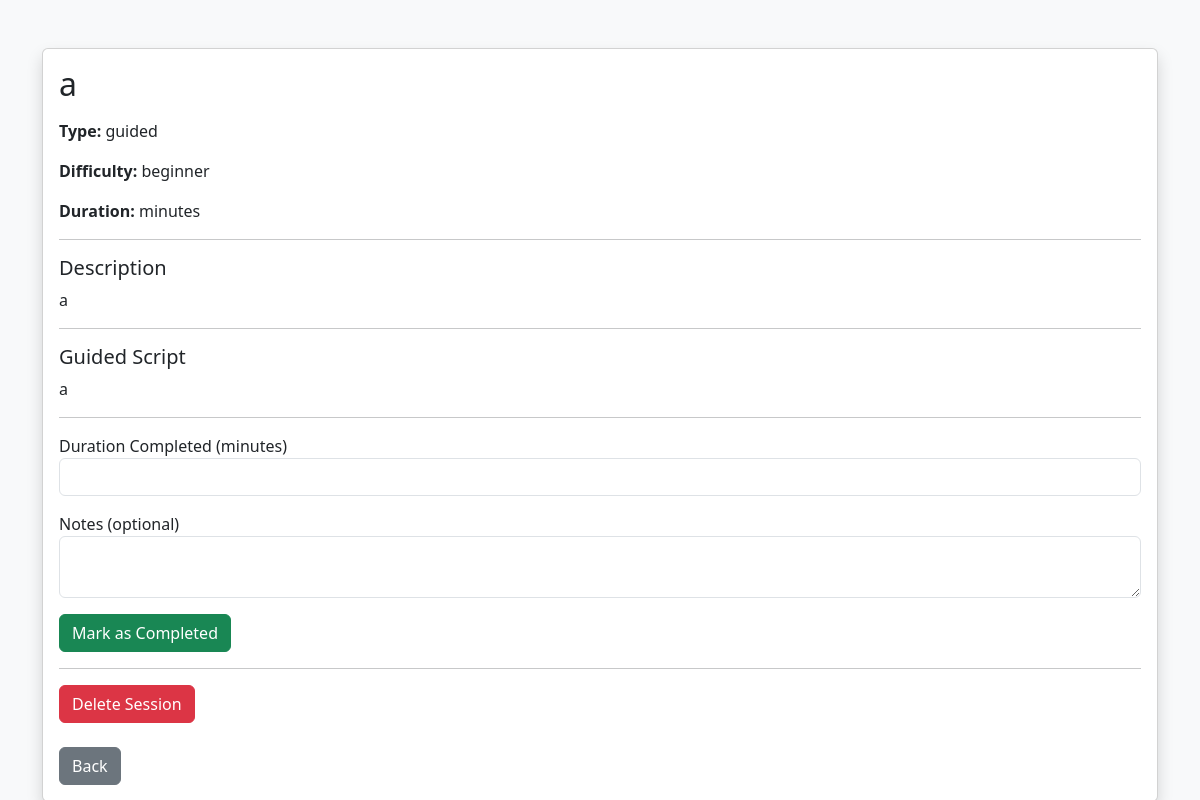
Page /meditation/1 (signed in) on the committed database.
### serenify.py (models this page shows)
class MeditationSession(db.Model):
    id = db.Column(db.Integer, primary_key=True)
    title = db.Column(db.String(100), nullable=False)
    type = db.Column(db.String(50), nullable=False)  # guided, breathing, mindfulness, body_scan
    description = db.Column(db.Text, nullable=False)
    audio_url = db.Column(db.String(200), nullable=True)
    script = db.Column(db.Text, nullable=True)
    difficulty = db.Column(db.String(20), nullable=False)
    created_by = db.Column(db.Integer, db.ForeignKey('user.id'), nullable=False)
    created_at = db.Column(db.DateTime, default=datetime.now)
    creator = db.relationship('User', backref='meditation_sessions')

### serenify.py (the view)
@app.route('/meditation/<int:session_id>')
def meditation_detail(session_id):
    if 'username' not in session:
        return redirect(url_for('login'))
    user = User.query.filter_by(username=session['username']).first()
    session_data = MeditationSession.query.get_or_404(session_id)
    return render_template('meditation_detail.html', user=user, session=session_data)

### templates/meditation_detail.html (shortened to what this page needs)
<!DOCTYPE html>
<html>
<head>
    <link href="https://cdn.jsdelivr.net/npm/bootstrap@5.3.2/dist/css/bootstrap.min.css" rel="stylesheet">
</head>
<body class="bg-light">
<div class="container mt-5">
    <div class="card shadow">
        <div class="card-body">
            <h2 class="mb-3">{{ session.title }}</h2>
            <p><strong>Type:</strong> {{ session.type }}</p>
            <p><strong>Difficulty:</strong> {{ session.difficulty }}</p>
            <p><strong>Duration:</strong> {{ session.duration }} minutes</p>
            <hr>
            <h5>Description</h5>
            <p>{{ session.description }}</p>
            {% if session.script %}
            <hr>
            <h5>Guided Script</h5>
            <p style="white-space: pre-line;">{{ session.script }}</p>
            {% endif %}
            <hr>
            <form method="POST" action="{{ url_for('complete_meditation', session_id=session.id) }}">
                <div class="mb-3">
                    <label>Duration Completed (minutes)</label>
                    <input type="number" name="duration" class="form-control" required>
                </div>
                <div class="mb-3">
                    <label>Notes (optional)</label>
                    <textarea name="notes" class="form-control"></textarea>
                </div>
                <button type="submit" class="btn btn-success">
                    Mark as Completed
                </button>
            </form>
            <hr>
            {% if user.id == session.created_by %}
            <form method="POST" action="{{ url_for('delete_meditation', session_id=session.id) }}">
                <button type="submit" class="btn btn-danger"
                        onclick="return confirm('Are you sure you want to delete this session?')">
                    Delete Session
                </button>
            </form>
            {% endif %}
            <br>
            <a href="{{ url_for('meditation_page') }}" class="btn btn-secondary">
                Back
            </a>
        </div>
    </div>
</div>
</body>
</html>

### rows in the picture
MeditationSession: title "a", type "guided", difficulty "beginner", description "a", script "a"
